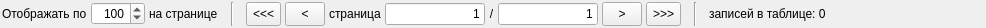
<?xml version="1.0" encoding="UTF-8"?>
<ui version="4.0">
 <class>PagnationBar</class>
 <widget class="QWidget" name="PagnationBar">
  <property name="geometry">
   <rect>
    <x>0</x>
    <y>0</y>
    <width>986</width>
    <height>28</height>
   </rect>
  </property>
  <property name="windowTitle">
   <string>Form</string>
  </property>
  <layout class="QHBoxLayout" name="horizontalLayout">
   <property name="spacing">
    <number>4</number>
   </property>
   <property name="margin">
    <number>2</number>
   </property>
   <item>
    <widget class="QLabel" name="label">
     <property name="text">
      <string>Отображать по</string>
     </property>
    </widget>
   </item>
   <item>
    <widget class="QSpinBox" name="edtPageSize">
     <property name="frame">
      <bool>true</bool>
     </property>
     <property name="alignment">
      <set>Qt::AlignRight|Qt::AlignTrailing|Qt::AlignVCenter</set>
     </property>
     <property name="minimum">
      <number>5</number>
     </property>
     <property name="maximum">
      <number>1000</number>
     </property>
     <property name="singleStep">
      <number>5</number>
     </property>
     <property name="value">
      <number>100</number>
     </property>
    </widget>
   </item>
   <item>
    <widget class="QLabel" name="lablel_2">
     <property name="text">
      <string>на странице</string>
     </property>
    </widget>
   </item>
   <item>
    <widget class="Line" name="line">
     <property name="minimumSize">
      <size>
       <width>20</width>
       <height>0</height>
      </size>
     </property>
     <property name="lineWidth">
      <number>1</number>
     </property>
     <property name="orientation">
      <enum>Qt::Vertical</enum>
     </property>
    </widget>
   </item>
   <item>
    <widget class="QToolButton" name="btnFirst">
     <property name="minimumSize">
      <size>
       <width>0</width>
       <height>24</height>
      </size>
     </property>
     <property name="toolTip">
      <string>Первая страница</string>
     </property>
     <property name="text">
      <string>&lt;&lt;&lt;</string>
     </property>
     <property name="toolButtonStyle">
      <enum>Qt::ToolButtonIconOnly</enum>
     </property>
    </widget>
   </item>
   <item>
    <widget class="QToolButton" name="btnPrev">
     <property name="minimumSize">
      <size>
       <width>40</width>
       <height>24</height>
      </size>
     </property>
     <property name="toolTip">
      <string>Предыдущая страница</string>
     </property>
     <property name="text">
      <string>&lt;</string>
     </property>
    </widget>
   </item>
   <item>
    <widget class="QLabel" name="lblPage">
     <property name="text">
      <string>страница</string>
     </property>
    </widget>
   </item>
   <item>
    <widget class="QLineEdit" name="edtCurrent">
     <property name="sizePolicy">
      <sizepolicy hsizetype="Fixed" vsizetype="Fixed">
       <horstretch>0</horstretch>
       <verstretch>0</verstretch>
      </sizepolicy>
     </property>
     <property name="maximumSize">
      <size>
       <width>100</width>
       <height>16777215</height>
      </size>
     </property>
     <property name="text">
      <string>1</string>
     </property>
     <property name="maxLength">
      <number>5</number>
     </property>
     <property name="frame">
      <bool>true</bool>
     </property>
     <property name="alignment">
      <set>Qt::AlignRight|Qt::AlignTrailing|Qt::AlignVCenter</set>
     </property>
     <property name="readOnly">
      <bool>true</bool>
     </property>
    </widget>
   </item>
   <item>
    <widget class="QLabel" name="lblSpliiter">
     <property name="text">
      <string>/</string>
     </property>
     <property name="alignment">
      <set>Qt::AlignCenter</set>
     </property>
    </widget>
   </item>
   <item>
    <widget class="QLineEdit" name="edtCount">
     <property name="sizePolicy">
      <sizepolicy hsizetype="Fixed" vsizetype="Fixed">
       <horstretch>0</horstretch>
       <verstretch>0</verstretch>
      </sizepolicy>
     </property>
     <property name="maximumSize">
      <size>
       <width>100</width>
       <height>16777215</height>
      </size>
     </property>
     <property name="sizeIncrement">
      <size>
       <width>0</width>
       <height>0</height>
      </size>
     </property>
     <property name="text">
      <string>1</string>
     </property>
     <property name="maxLength">
      <number>5</number>
     </property>
     <property name="frame">
      <bool>true</bool>
     </property>
     <property name="alignment">
      <set>Qt::AlignRight|Qt::AlignTrailing|Qt::AlignVCenter</set>
     </property>
     <property name="readOnly">
      <bool>true</bool>
     </property>
    </widget>
   </item>
   <item>
    <widget class="QToolButton" name="btnNext">
     <property name="minimumSize">
      <size>
       <width>40</width>
       <height>24</height>
      </size>
     </property>
     <property name="toolTip">
      <string>Следующая страница</string>
     </property>
     <property name="text">
      <string>&gt;</string>
     </property>
    </widget>
   </item>
   <item>
    <widget class="QToolButton" name="btnLast">
     <property name="minimumSize">
      <size>
       <width>0</width>
       <height>24</height>
      </size>
     </property>
     <property name="toolTip">
      <string>Последняя страница</string>
     </property>
     <property name="text">
      <string>&gt;&gt;&gt;</string>
     </property>
    </widget>
   </item>
   <item>
    <widget class="Line" name="line_2">
     <property name="minimumSize">
      <size>
       <width>20</width>
       <height>0</height>
      </size>
     </property>
     <property name="lineWidth">
      <number>1</number>
     </property>
     <property name="orientation">
      <enum>Qt::Vertical</enum>
     </property>
    </widget>
   </item>
   <item>
    <widget class="QLabel" name="lblItemsCount">
     <property name="text">
      <string>записей в таблице: 0</string>
     </property>
    </widget>
   </item>
   <item>
    <spacer name="horizontalSpacer_2">
     <property name="orientation">
      <enum>Qt::Horizontal</enum>
     </property>
     <property name="sizeHint" stdset="0">
      <size>
       <width>100</width>
       <height>20</height>
      </size>
     </property>
    </spacer>
   </item>
  </layout>
 </widget>
 <tabstops>
  <tabstop>edtPageSize</tabstop>
  <tabstop>btnFirst</tabstop>
  <tabstop>btnPrev</tabstop>
  <tabstop>edtCurrent</tabstop>
  <tabstop>edtCount</tabstop>
  <tabstop>btnNext</tabstop>
  <tabstop>btnLast</tabstop>
 </tabstops>
 <resources/>
 <connections/>
</ui>
